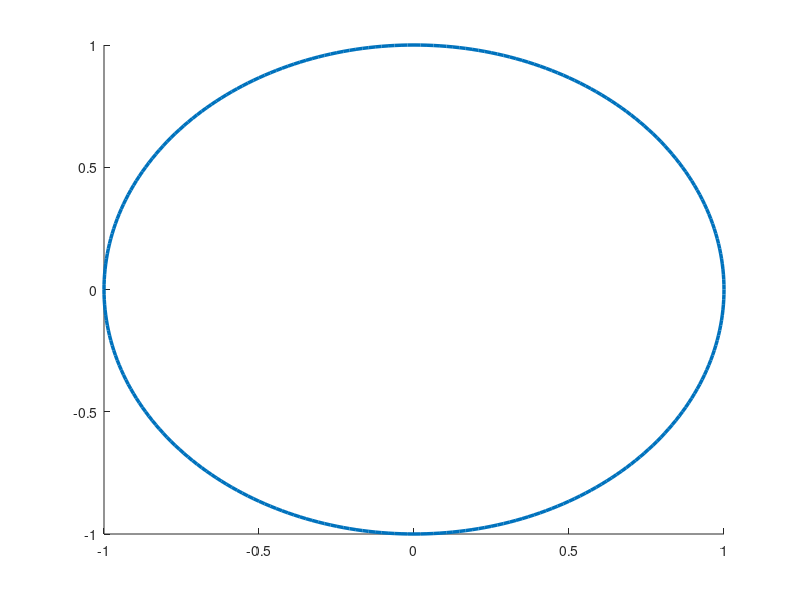

Recreate this plot in MATLAB.
function h=ellipse(ra,rb,ang,x0,y0,C,Nb)
% Ellipse adds ellipses to the current plot
%
% ELLIPSE(ra,rb,ang,x0,y0) adds an ellipse with semimajor axis of ra,
% a semimajor axis of radius rb, a semimajor axis of ang, centered at
% the point x0,y0.
%
% The length of ra, rb, and ang should be the same. 
% If ra is a vector of length L and x0,y0 scalars, L ellipses
% are added at point x0,y0.
% If ra is a scalar and x0,y0 vectors of length M, M ellipse are with the same 
% radii are added at the points x0,y0.
% If ra, x0, y0 are vectors of the same length L=M, M ellipses are added.
% If ra is a vector of length L and x0, y0 are  vectors of length
% M~=L, L*M ellipses are added, at each point x0,y0, L ellipses of radius ra.
%
% ELLIPSE(ra,rb,ang,x0,y0,C)
% adds ellipses of color C. C may be a string ('r','b',...) or the RGB value. 
% If no color is specified, it makes automatic use of the colors specified by 
% the axes ColorOrder property. For several circles C may be a vector.
%
% ELLIPSE(ra,rb,ang,x0,y0,C,Nb), Nb specifies the number of points
% used to draw the ellipse. The default value is 300. Nb may be used
% for each ellipse individually.
%
% h=ELLIPSE(...) returns the handles to the ellipses.
%
% as a sample of how ellipse works, the following produces a red ellipse
% tipped up at a 45 deg axis from the x axis
% ellipse(1,2,pi/8,1,1,'r')
%
% note that if ra=rb, ELLIPSE plots a circle
%

% written by D.G. Long, Brigham Young University, based on the
% CIRCLES.m original 
% written by Peter Blattner, Institute of Microtechnology, University of 
% Neuchatel, Switzerland, blattner@imt.unine.ch


% Check the number of input arguments 

if nargin<1,
  ra=[];
end;
if nargin<2,
  rb=[];
end;
if nargin<3,
  ang=[];
end;

%if nargin==1,
%  error('Not enough arguments');
%end;

if nargin<5,
  x0=[];
  y0=[];
end;
 
if nargin<6,
  C=[];
end

if nargin<7,
  Nb=[];
end

% set up the default values

if isempty(ra),ra=1;end;
if isempty(rb),rb=1;end;
if isempty(ang),ang=0;end;
if isempty(x0),x0=0;end;
if isempty(y0),y0=0;end;
if isempty(Nb),Nb=300;end;
if isempty(C),C=get(gca,'colororder');end;

% work on the variable sizes

x0=x0(:);
y0=y0(:);
ra=ra(:);
rb=rb(:);
ang=ang(:);
Nb=Nb(:);

if isstr(C),C=C(:);end;

if length(ra)~=length(rb),
  error('length(ra)~=length(rb)');
end;
if length(x0)~=length(y0),
  error('length(x0)~=length(y0)');
end;

% how many inscribed elllipses are plotted

if length(ra)~=length(x0)
  maxk=length(ra)*length(x0);
else
  maxk=length(ra);
end;

% drawing loop

for k=1:maxk
  
  if length(x0)==1
    xpos=x0;
    ypos=y0;
    radm=ra(k);
    radn=rb(k);
    if length(ang)==1
      an=ang;
    else
      an=ang(k);
    end;
  elseif length(ra)==1
    xpos=x0(k);
    ypos=y0(k);
    radm=ra;
    radn=rb;
    an=ang;
  elseif length(x0)==length(ra)
    xpos=x0(k);
    ypos=y0(k);
    radm=ra(k);
    radn=rb(k);
    an=ang(k);
  else
    rada=ra(fix((k-1)/size(x0,1))+1);
    radb=rb(fix((k-1)/size(x0,1))+1);
    an=ang(fix((k-1)/size(x0,1))+1);
    xpos=x0(rem(k-1,size(x0,1))+1);
    ypos=y0(rem(k-1,size(y0,1))+1);
  end;

  co=cos(an);
  si=sin(an);
  the=linspace(0,2*pi,Nb(rem(k-1,size(Nb,1))+1,:)+1);
%  x=radm*cos(the)*co-si*radn*sin(the)+xpos;
%  y=radm*cos(the)*si+co*radn*sin(the)+ypos;
  h(k)=line(radm*cos(the)*co-si*radn*sin(the)+xpos,radm*cos(the)*si+co*radn*sin(the)+ypos, 'linewidth', 2.5);
  set(h(k),'color',C(rem(k-1,size(C,1))+1,:));

end;
